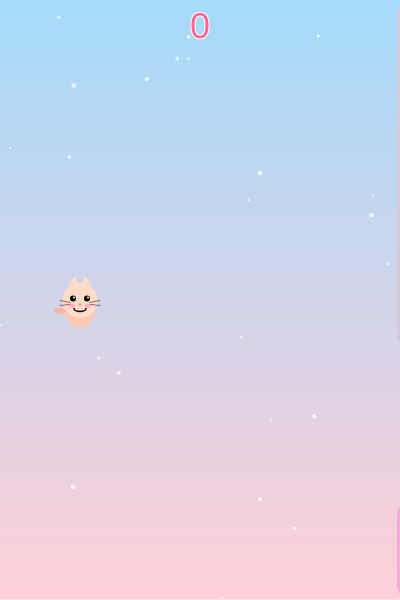
Frame 1 (no input)
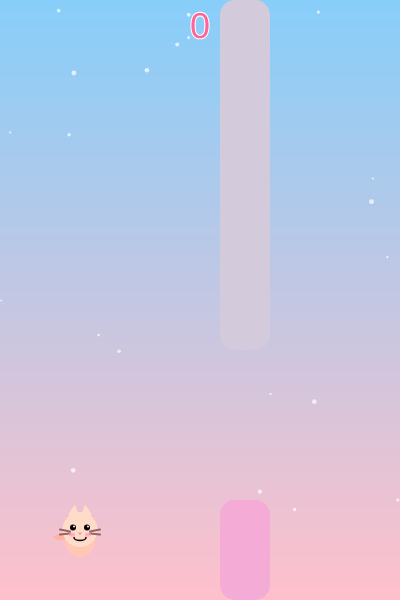
Frame 60 (no input)
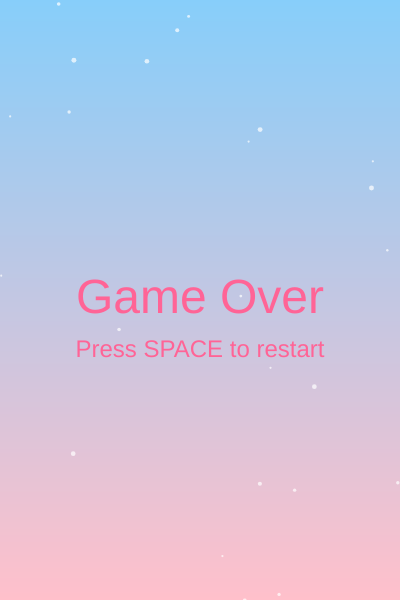
Frame 120 (the mouse pressed at the canvas centre since frame 60)

The p5.js sketch that drew these frames (run headless with seeded random() and noise() and a simulated clock; from frame 60 on, the mouse is pressed at the canvas centre):

// p5.js sketch
// ── sketch.js
let cat;
let towers = [];
let sparkles = [];
let score = 0;
let gameOver = false;

function setup() {
  createCanvas(400, 600);
  cat = new Cat();
  towers.push(new Tower());

  // Sparkles
  for (let i = 0; i < 25; i++) {
    sparkles.push(new Sparkle());
  }
}

function draw() {
  // Pastel sky background
  for (let y = 0; y < height; y++) {
    let inter = map(y, 0, height, 0, 1);
    let c = lerpColor(color(135, 206, 250), color(255, 192, 203), inter); // blue to pink
    stroke(c);
    line(0, y, width, y);
  }

  // Draw sparkles
  for (let s of sparkles) {
    s.update();
    s.show();
  }

  if (!gameOver) {
    cat.update();
    cat.show();

    // Towers
    if (frameCount % 90 === 0) towers.push(new Tower());
    for (let i = towers.length - 1; i >= 0; i--) {
      towers[i].update();
      towers[i].show();

      if (towers[i].hits(cat)) gameOver = true;

      if (!towers[i].passed && towers[i].x + towers[i].w < cat.x) {
        score++;
        towers[i].passed = true;
      }

      if (towers[i].offscreen()) towers.splice(i, 1);
    }

    // Score
    fill(255, 100, 150);
    stroke(255);
    strokeWeight(2);
    textSize(36);
    textAlign(CENTER, TOP);
    text(score, width / 2, 10);
    noStroke();
  } else {
    fill(255, 100, 150);
    textSize(48);
    textAlign(CENTER, CENTER);
    text("Game Over", width / 2, height / 2);
    textSize(24);
    text("Press SPACE to restart", width / 2, height / 2 + 50);
  }
}

function keyPressed() {
  if (key === ' ') {
    if (!gameOver) cat.up();
    else resetGame();
  }
}

// Cat class
class Cat {
  constructor() {
    this.x = 80;
    this.y = height / 2;
    this.r = 25;
    this.gravity = 0.5;
    this.lift = -10;
    this.velocity = 0;
    this.tailOffset = 0;
    this.tailDir = 1;
  }

  show() {
    // Tail wagging
    this.tailOffset += this.tailDir * 0.3;
    if (this.tailOffset > 5 || this.tailOffset < -5) this.tailDir *= -1;

    // Body
    fill(255, 200, 180);
    ellipse(this.x, this.y + 10, 30, 35); // body

    // Tail
    fill(255, 180, 160);
    ellipse(this.x - 20, this.y + 10 + this.tailOffset, 12, 6);

    // Head
    fill(255, 220, 200);
    ellipse(this.x, this.y, 35, 35);

    // Ears
    triangle(this.x - 12, this.y - 15, this.x - 5, this.y - 25, this.x, this.y - 10);
    triangle(this.x + 12, this.y - 15, this.x + 5, this.y - 25, this.x, this.y - 10);

    // Face: eyes
    fill(0);
    ellipse(this.x - 7, this.y - 2, 6, 6);
    ellipse(this.x + 7, this.y - 2, 6, 6);

    // Sparkling eyes
    fill(255);
    ellipse(this.x - 6, this.y - 3, 2, 2);
    ellipse(this.x + 8, this.y - 3, 2, 2);

    // Nose
    fill(255, 150, 150);
    triangle(this.x - 2, this.y + 3, this.x + 2, this.y + 3, this.x, this.y + 6);

    // Whiskers
    stroke(150, 100, 100);
    line(this.x - 10, this.y + 2, this.x - 20, this.y);
    line(this.x - 10, this.y + 4, this.x - 20, this.y + 5);
    line(this.x + 10, this.y + 2, this.x + 20, this.y);
    line(this.x + 10, this.y + 4, this.x + 20, this.y + 5);
    noStroke();

    // Blush
    fill(255, 150, 200, 180);
    ellipse(this.x - 8, this.y + 5, 6, 4);
    ellipse(this.x + 8, this.y + 5, 6, 4);

    // Smile
    noFill();
    stroke(0);
    strokeWeight(1.5);
    arc(this.x, this.y + 8, 12, 6, 0, PI);
    noStroke();
  }

  up() {
    this.velocity += this.lift;
  }

  update() {
    this.velocity += this.gravity;
    this.velocity *= 0.9;
    this.y += this.velocity;

    if (this.y > height) this.y = height;
    if (this.y < 0) this.y = 0;
  }
}

// Towers
class Tower {
  constructor() {
    this.spacing = 150;
    this.top = random(height / 6, (3 / 4) * height);
    this.bottom = height - (this.top + this.spacing);
    this.x = width;
    this.w = 50;
    this.speed = 3;
    this.passed = false;
    this.colorTop = color(random(200, 255), random(150, 220), random(200, 255));
    this.colorBottom = color(random(200, 255), random(150, 220), random(200, 255));
  }

  hits(cat) {
    if (cat.y < this.top || cat.y > height - this.bottom) {
      if (cat.x > this.x && cat.x < this.x + this.w) return true;
    }
    return false;
  }

  show() {
    fill(this.colorTop);
    rect(this.x, 0, this.w, this.top, 15);
    fill(this.colorBottom);
    rect(this.x, height - this.bottom, this.w, this.bottom, 15);
  }

  update() {
    this.x -= this.speed;
  }

  offscreen() {
    return this.x < -this.w;
  }
}

// Sparkles
class Sparkle {
  constructor() {
    this.x = random(width);
    this.y = random(height);
    this.size = random(2, 5);
    this.speed = random(0.1, 0.5);
  }

  update() {
    this.y -= this.speed;
    if (this.y < -this.size) {
      this.y = height + this.size;
      this.x = random(width);
    }
  }

  show() {
    fill(255, 255, 255, 180);
    noStroke();
    ellipse(this.x, this.y, this.size);
  }
}

function resetGame() {
  cat = new Cat();
  towers = [];
  towers.push(new Tower());
  score = 0;
  gameOver = false;
}
